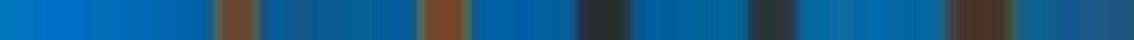
#> input picture median_resistor_0.jpg, 567 x 20 px (shown 2 times larger)
$ python test.py
#> lines starting #> are read from the running program, lines starting #| are printed output that depends on the picture; after the words box and inside, x2 and y2 are one past the last pixel; in counts of white or black regions, pixels touching at a corner belong together
import cv2
import numpy as np

clr = [(22, 103, 164), (35, 255, 255)  , "YELLOW" , 4 , (0,255,255)] #adjusted

def nothing(x):
    pass

# Load an image
image_path = 'median_resistor_0.jpg'  # Update this to the path of your image
img = cv2.imread(image_path)
#> img is the input picture: shape (20, 567, 3); mean B, G, R 135, 89.7, 22
if img is None:
    print("Error: Image not found.")
else:
    hsv = cv2.cvtColor(img, cv2.COLOR_BGR2HSV)
#> hsv: shape (20, 567, 3); mean H, S, V 91, 206.9, 140.3
    cv2.namedWindow('image')

    # Create trackbars for color change
    cv2.createTrackbar('H Lower', 'image', 0, 179, nothing)
#> slider 'H Lower' is set to 35
    cv2.createTrackbar('S Lower', 'image', 0, 255, nothing)
#> slider 'S Lower' is set to 51
    cv2.createTrackbar('V Lower', 'image', 0, 255, nothing)
#> slider 'V Lower' is set to 51
    cv2.createTrackbar('H Upper', 'image', 0, 179, nothing)
#> slider 'H Upper' is set to 179
    cv2.createTrackbar('S Upper', 'image', 0, 255, nothing)
#> slider 'S Upper' is set to 255
    cv2.createTrackbar('V Upper', 'image', 0, 255, nothing)
#> slider 'V Upper' is set to 255

    while True:
        h_l = cv2.getTrackbarPos('H Lower', 'image')
        s_l = cv2.getTrackbarPos('S Lower', 'image')
        v_l = cv2.getTrackbarPos('V Lower', 'image')
        h_u = cv2.getTrackbarPos('H Upper', 'image')
        s_u = cv2.getTrackbarPos('S Upper', 'image')
        v_u = cv2.getTrackbarPos('V Upper', 'image')

        lower_bound = np.array([h_l, s_l, v_l])
        upper_bound = np.array([h_u, s_u, v_u])

        mask = cv2.inRange(hsv, lower_bound, upper_bound)
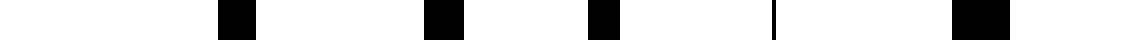
#> mask: shape (20, 567) (shown 2 times larger); 84.8% white; 5 black regions, box (x1, y1, x2, y2) and area: (476, 0, 505, 20) 580, (212, 0, 232, 20) 400, (109, 0, 128, 20) 380, (294, 0, 310, 20) 320, (386, 0, 388, 20) 40
        result = cv2.bitwise_and(img, img, mask=mask)
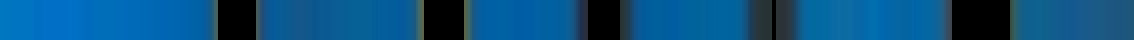
#> result: shape (20, 567, 3) (shown 2 times larger); mean B, G, R 127.7, 80.4, 9.9

        cv2.imshow('Original', img)
        cv2.imshow('Mask', mask)
        cv2.imshow('Result', result)
        cv2.imshow("HSV Image", hsv)


        if cv2.waitKey(1) & 0xFF == 27:  # Press 'esc' to close
#> (key Esc is pressed here)
            break

    cv2.destroyAllWindows()
